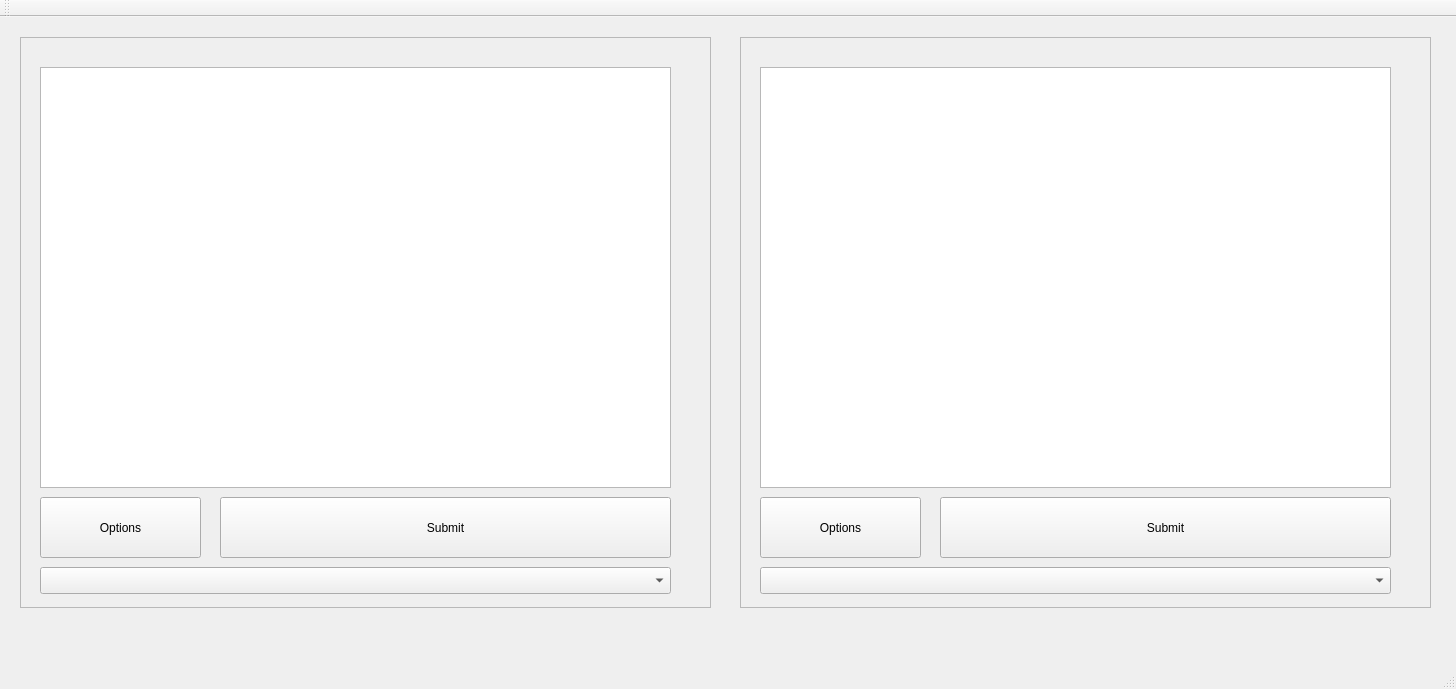
<?xml version="1.0" encoding="UTF-8"?>
<ui version="4.0">
 <class>MainWindow</class>
 <widget class="QMainWindow" name="MainWindow">
  <property name="geometry">
   <rect>
    <x>0</x>
    <y>0</y>
    <width>1456</width>
    <height>689</height>
   </rect>
  </property>
  <property name="windowTitle">
   <string>CtyproAsci</string>
  </property>
  <widget class="QWidget" name="centralWidget">
   <widget class="QFrame" name="frame">
    <property name="geometry">
     <rect>
      <x>20</x>
      <y>20</y>
      <width>691</width>
      <height>571</height>
     </rect>
    </property>
    <property name="frameShape">
     <enum>QFrame::StyledPanel</enum>
    </property>
    <property name="frameShadow">
     <enum>QFrame::Raised</enum>
    </property>
    <widget class="QPushButton" name="pushButton">
     <property name="geometry">
      <rect>
       <x>200</x>
       <y>460</y>
       <width>451</width>
       <height>61</height>
      </rect>
     </property>
     <property name="text">
      <string>Submit</string>
     </property>
    </widget>
    <widget class="QTextEdit" name="textEdit">
     <property name="geometry">
      <rect>
       <x>20</x>
       <y>30</y>
       <width>631</width>
       <height>421</height>
      </rect>
     </property>
    </widget>
    <widget class="QPushButton" name="pushButton_options_2">
     <property name="geometry">
      <rect>
       <x>20</x>
       <y>460</y>
       <width>161</width>
       <height>61</height>
      </rect>
     </property>
     <property name="text">
      <string>Options</string>
     </property>
    </widget>
    <widget class="QComboBox" name="comboBox">
     <property name="geometry">
      <rect>
       <x>20</x>
       <y>530</y>
       <width>631</width>
       <height>27</height>
      </rect>
     </property>
    </widget>
   </widget>
   <widget class="QFrame" name="frame_2">
    <property name="geometry">
     <rect>
      <x>740</x>
      <y>20</y>
      <width>691</width>
      <height>571</height>
     </rect>
    </property>
    <property name="acceptDrops">
     <bool>false</bool>
    </property>
    <property name="autoFillBackground">
     <bool>false</bool>
    </property>
    <property name="frameShape">
     <enum>QFrame::StyledPanel</enum>
    </property>
    <property name="frameShadow">
     <enum>QFrame::Raised</enum>
    </property>
    <widget class="QPushButton" name="pushButton_3">
     <property name="geometry">
      <rect>
       <x>200</x>
       <y>460</y>
       <width>451</width>
       <height>61</height>
      </rect>
     </property>
     <property name="text">
      <string>Submit</string>
     </property>
    </widget>
    <widget class="QTextEdit" name="textEdit_3">
     <property name="geometry">
      <rect>
       <x>20</x>
       <y>30</y>
       <width>631</width>
       <height>421</height>
      </rect>
     </property>
    </widget>
    <widget class="QPushButton" name="pushButton_options3">
     <property name="geometry">
      <rect>
       <x>20</x>
       <y>460</y>
       <width>161</width>
       <height>61</height>
      </rect>
     </property>
     <property name="text">
      <string>Options</string>
     </property>
    </widget>
    <widget class="QComboBox" name="comboBox_3">
     <property name="geometry">
      <rect>
       <x>20</x>
       <y>530</y>
       <width>631</width>
       <height>27</height>
      </rect>
     </property>
    </widget>
   </widget>
  </widget>
  <widget class="QMenuBar" name="menuBar">
   <property name="geometry">
    <rect>
     <x>0</x>
     <y>0</y>
     <width>1456</width>
     <height>24</height>
    </rect>
   </property>
  </widget>
  <widget class="QToolBar" name="mainToolBar">
   <attribute name="toolBarArea">
    <enum>TopToolBarArea</enum>
   </attribute>
   <attribute name="toolBarBreak">
    <bool>false</bool>
   </attribute>
  </widget>
  <widget class="QStatusBar" name="statusBar"/>
 </widget>
 <layoutdefault spacing="6" margin="11"/>
 <resources/>
 <connections/>
</ui>
